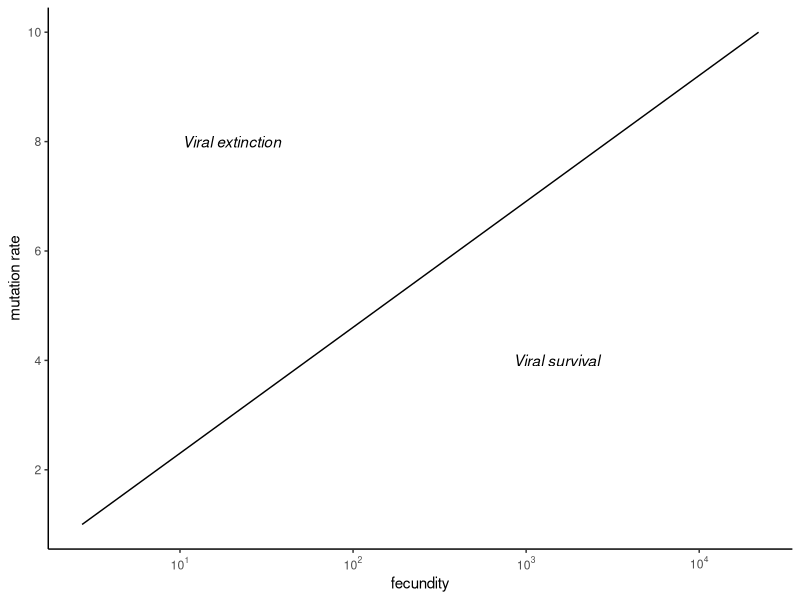

Write the R code that produced this figure.
library(tidyverse)
library(scales)

fec_plot_poisson <- tibble(
  mean_mut_rate = c(1:10),
  fecundity = 1/exp(-mean_mut_rate)
)

ggplot(fec_plot_poisson, aes(x = fecundity,
                     y = mean_mut_rate)) +
  geom_line() +
  theme_minimal() +
  scale_y_continuous(breaks = c(2,4,6,8,10)) +
  scale_x_log10(labels = label_log()) +
  labs(x = "fecundity", y = "mutation rate") +
  annotate(geom = "text", x = 20, y = 8, label = "Viral extinction", fontface = "italic") +
  annotate(geom = "text", x = 1500, y = 4, label = "Viral survival", fontface = "italic") +
  theme_classic()
